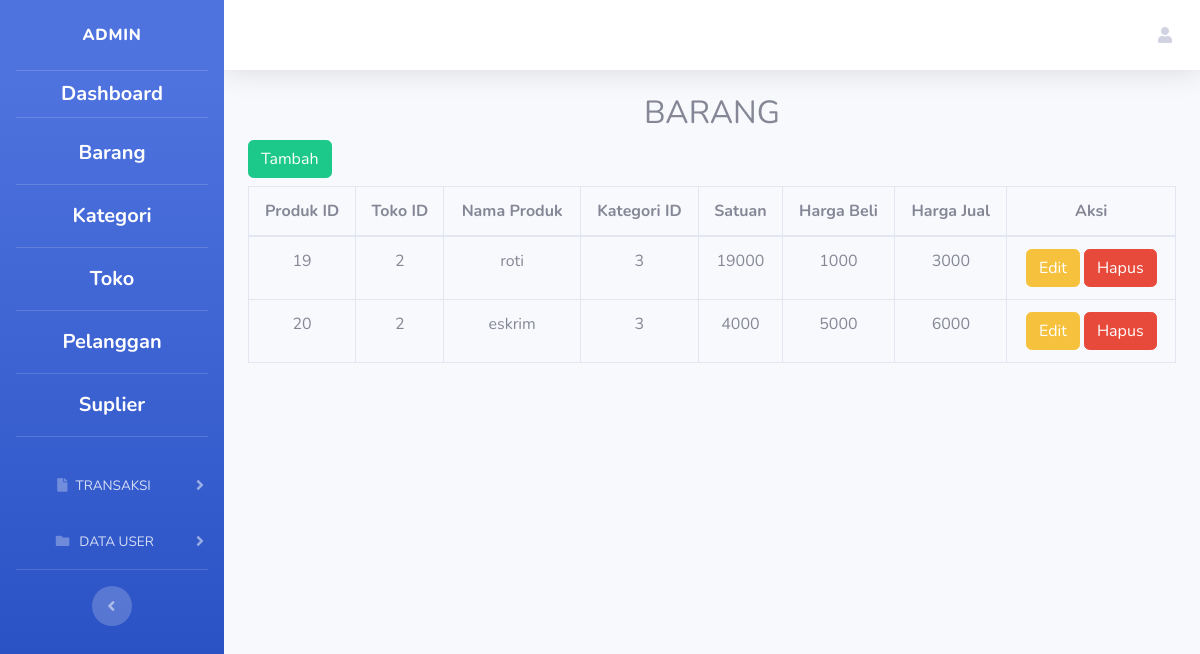
/produk.php, run on the app's committed database.
### tables this page shows
CREATE TABLE `produk` (
  `produk_id` int(11) NOT NULL,
  `toko_id` int(11) NOT NULL,
  `nama_produk` varchar(100) NOT NULL,
  `kategori_id` int(11) NOT NULL,
  `satuan` varchar(50) NOT NULL,
  `harga_beli` int(11) NOT NULL,
  `harga_jual` int(11) NOT NULL,
  `created_at` int(11) NOT NULL
);

### produk.php (the view, shortened to what this page needs)
<!DOCTYPE html>
<html lang="en">
<head>
    <link href="sbadmin/vendor/fontawesome-free/css/all.min.css" rel="stylesheet" type="text/css">
    <link href="sbadmin/css/sb-admin-2.min.css" rel="stylesheet">
</head>
<body id="page-top">
    <div id="wrapper">
        <ul class="navbar-nav bg-gradient-primary sidebar sidebar-dark accordion" id="accordionSidebar">
            <a class="sidebar-brand d-flex align-items-center justify-content-center">
                <div class="sidebar-brand-text mx-3">ADMIN<sup></sup></div>
            </a>
            <hr class="sidebar-divider my-0">
            <div class="text-center" >
                <a class="nav-link" href="dashboard.php">
                    <span class="dashboard" style="font-size: 20px; color: white; font-weight: bold;">Dashboard</span>
                </a>
            </div>
            <hr class="sidebar-divider">
            <div id="collapseTwo" class="text-center" aria-labelledby="headingTwo" data-parent="#accordionSidebar">
                <div class="bg-blue py-1 collapse-inner rounded">
                    <p style="display: block;"><a class="collapse-item" href="produk.php" style="color: white; font-weight: bold; font-size: 20px;">Barang</a></p>
                    <hr class="sidebar-divider">
                    <p style="display: block;"><a class="collapse-item" href="kategori.php" style="color: white; font-weight: bold; font-size: 20px;">Kategori</a></p>
                    <hr class="sidebar-divider">
                    <p style="display: block;"><a class="collapse-item" href="toko.php" style="color: white; font-weight: bold; font-size: 20px;">Toko</a></p>
                    <hr class="sidebar-divider">
                    <p style="display: block;"><a class="collapse-item" href="pelanggan.php" style="color: white; font-weight: bold; font-size: 20px;">Pelanggan</a></p>
                    <hr class="sidebar-divider">
                    <p style="display: block;"><a class="collapse-item" href="supplier.php" style="color: white; font-weight: bold; font-size: 20px;">Suplier</a></p>
                    <hr class="sidebar-divider">
                </div>
            </div>
            <li class="nav-item text-center">
                <a class="nav-link collapsed text-center" href="#" data-toggle="collapse" data-target="#collapseUtilities"
                    aria-expanded="true" aria-controls="collapseUtilities">
                    <i class="fas fa-file"></i>
                    <span>TRANSAKSI</span>
                </a>
            </li>
            <li class="nav-item text-center">
                <a class="nav-link collapsed text-center" href="#" data-toggle="collapse" data-target="#collapsePages"
                    aria-expanded="true" aria-controls="collapsePages">
                    <i class="fas fa-fw fa-folder"></i>
                    <span>DATA USER</span>
                </a>
            </li>
            <hr class="sidebar-divider">
            <div class="text-center d-none d-md-inline">
                <button class="rounded-circle border-0" id="sidebarToggle"></button>
            </div>
        </ul>
        <div id="content-wrapper" class="d-flex flex-column">
            <div id="content">
                <nav class="navbar navbar-expand navbar-light bg-white topbar mb-4 static-top shadow">
                    <ul class="navbar-nav ml-auto">
                        <li class="nav-item dropdown no-arrow">
                            <a class="nav-link dropdown-toggle" href="#" id="userDropdown" role="button"
                                data-toggle="dropdown" aria-haspopup="true" aria-expanded="false">
                                <i class="fas fa-user"></i>
                            </a>
                        </li>
                    </ul>
                </nav>
                    <h2 class="text-center">BARANG</h2>
                    <div class="container">
                        <form action="tambah/tambah_produk.php" method="get">
                            <button type='submit' class='btn btn-success mb-2'>Tambah</button>
                        </form>
                        <table class="table table-bordered">
                            <thead>
                                <tr class="text-center">
                                    <th>Produk ID</th>
                                    <th>Toko ID</th>
                                    <th>Nama Produk</th>
                                    <th>Kategori ID</th>
                                    <th>Satuan</th>
                                    <th>Harga Beli</th>
                                    <th>Harga Jual</th>
                                    <th>Aksi</th>
                                </tr>
                            </thead>
                            <tbody>
                            <?php
                            try {
                                $pdo = new PDO("mysql:host=localhost;dbname=db_kasir", "root", "");
                                $pdo->setAttribute(PDO::ATTR_ERRMODE, PDO::ERRMODE_EXCEPTION);
                                $stmt = $pdo->prepare("SELECT * FROM produk");
                                $stmt->execute();
                                $produkData = $stmt->fetchAll(PDO::FETCH_ASSOC);
                                foreach ($produkData as $produk) {
                                    echo "<tr>";
                                    echo "<td class='text-center'>{$produk['produk_id']}</td>";
                                    echo "<td class='text-center'>{$produk['toko_id']}</td>";
                                    echo "<td class='text-center'>{$produk['nama_produk']}</td>";
                                    echo "<td class='text-center'>{$produk['kategori_id']}</td>";
                                    echo "<td class='text-center'>{$produk['satuan']}</td>";
                                    echo "<td class='text-center'>{$produk['harga_beli']}</td>";
                                    echo "<td class='text-center'>{$produk['harga_jual']}</td>";
                                    echo "<td class='text-center'>";
                                    echo "<a href='edit/Proses_edit_produk_form.php?id={$produk['produk_id']}' class='btn btn-warning'>Edit</a>";
                                    echo "<a href='delete/hapus_produk.php?id={$produk['produk_id']}' class='btn btn-danger'>Hapus</a>";
                                    echo "</td>";
                                    echo "</tr>";
                                }
                            } catch (PDOException $e) {
                                echo "Error: " . $e->getMessage();
                            }
                            ?>
                            </tbody>
                        </table>
                </div>
            </div>
        </div>
    </div>
</body>
</html>

### data on the page
produk: produk_id "19", toko "2", nama_produk "roti", kategori "3", satuan "19000", harga_beli "1000", harga_jual "3000"
produk: produk_id "20", toko "2", nama_produk "eskrim", kategori "3", satuan "4000", harga_beli "5000", harga_jual "6000"
